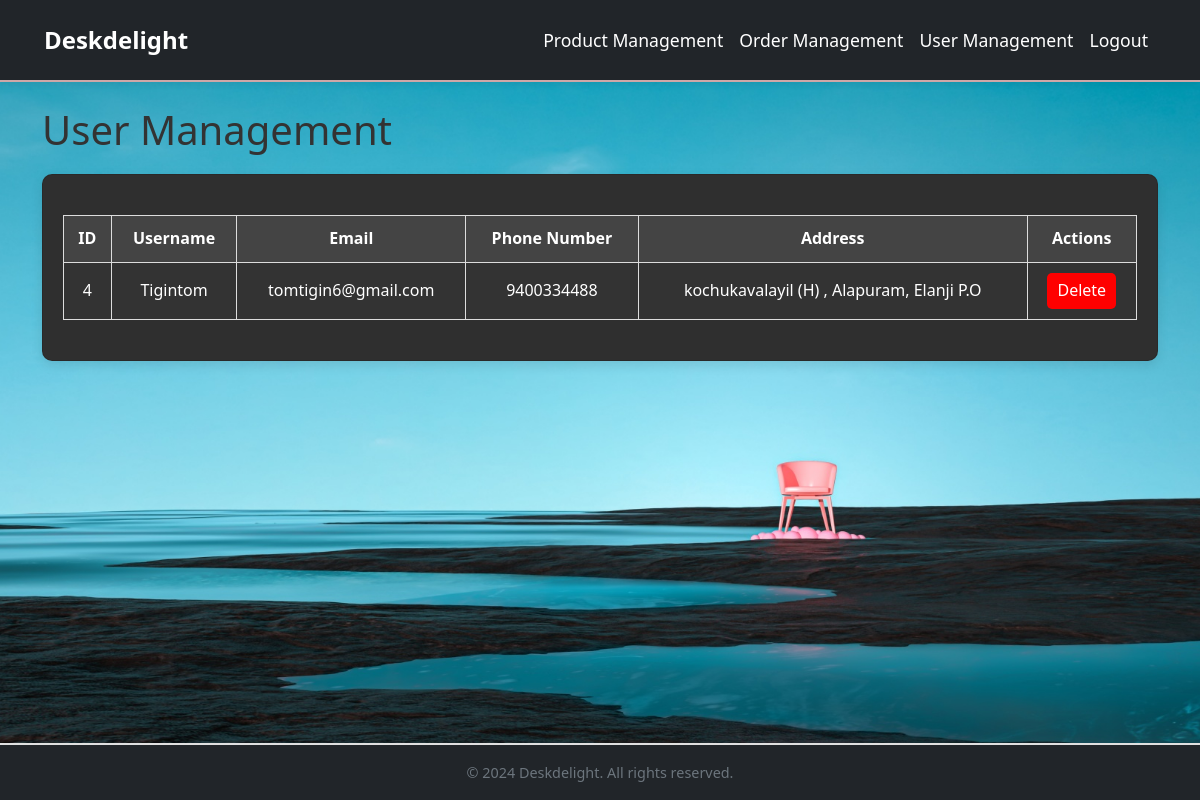
Before: /user_management/ (signed in) with the older database file.
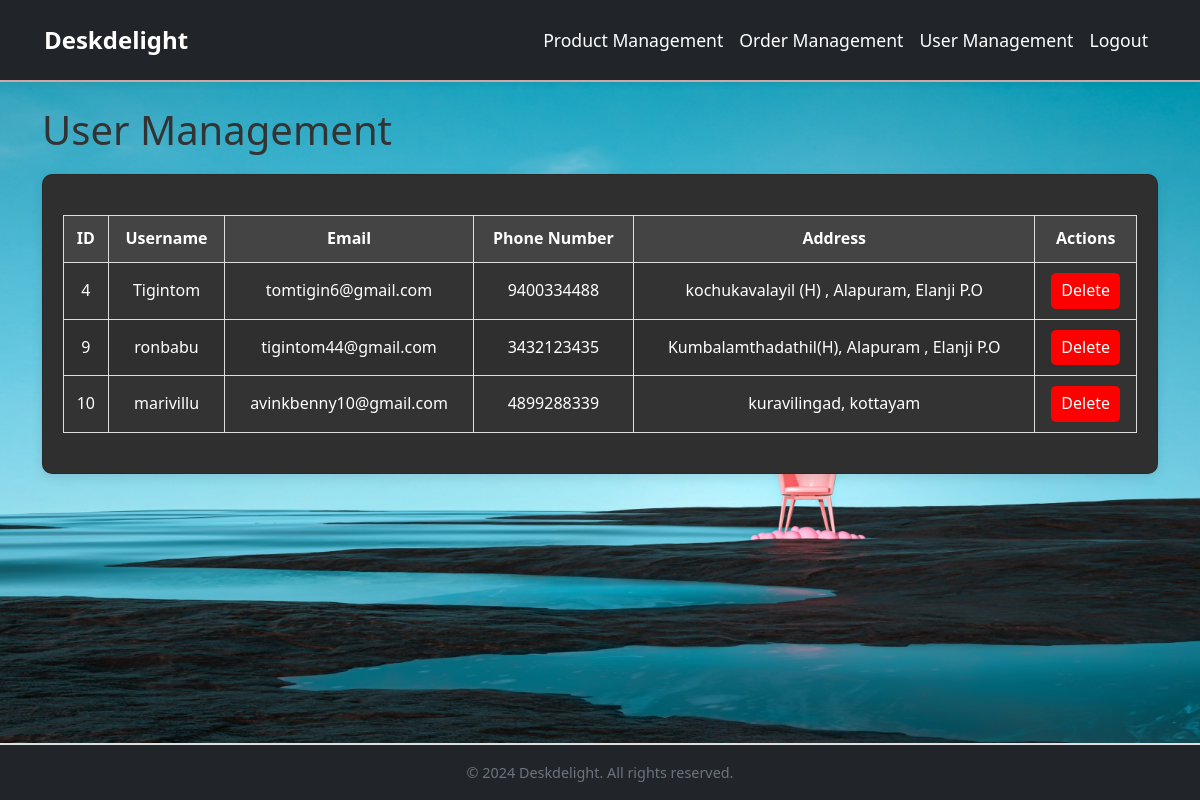
After: the same page with the newer database file.
### myapp/models.py (models this page shows)
class CustomUser(AbstractUser):
    phone_number = models.CharField(max_length=15, blank=True, null=True)
    address = models.TextField(blank=True, null=True)

### myapp/views.py (the view, shortened to what this page needs)
# urls.py: path('user_management/', views.user_management, name='user_management'),
@login_required
@user_passes_test(is_admin)
def user_management(request):
    users = CustomUser.objects.filter(is_staff=False)  # Exclude admins
    return render(request, 'admin_user_management.html', {'users': users})

### myapp/views.py (called while the page is built)
def is_admin(user):
    return user.is_staff

### templates/admin_user_management.html (shortened to what this page needs)
{% extends 'admin_base.html' %}
{% block content %}
{% load static %}
<!DOCTYPE html>
<html lang="en">
<head>
    <link rel="stylesheet" href="{% static 'admin_user_management.css' %}">
</head>
<body style="text-align: center; font-family: Arial, sans-serif;">
    <h1>User Management</h1>
    <div class="card">
        <table border="1">
            <thead>
                <tr>
                    <th>ID</th>
                    <th>Username</th>
                    <th>Email</th>
                    <th>Phone Number</th>
                    <th>Address</th>
                    <th>Actions</th>
                </tr>
            </thead>
            <tbody>
                {% for user in users %}
                <tr>
                    <td>{{ user.id }}</td>
                    <td>{{ user.username }}</td>
                    <td>{{ user.email }}</td>
                    <td>{{ user.phone_number }}</td>
                    <td>{{ user.address }}</td>
                    <td>
                        <form method="POST" action="{% url 'user_management' %}">
                            <button type="submit">Delete</button>
                        </form>
                    </td>
                </tr>
                {% empty %}
                <tr>
                    <td colspan="6">No users found.</td>
                </tr>
                {% endfor %}
            </tbody>
        </table>
    </div>
</body>
</html>
{% endblock %}

Changed rows visible on the page:
added CustomUser: id "9", username "ronbabu", email "tigintom44@gmail.com", phone_number "3432123435", address "Kumbalamthadathil(H), Alapuram , Elanji P.O"
added CustomUser: id "10", username "marivillu", email "avinkbenny10@gmail.com", phone_number "4899288339", address "kuravilingad, kottayam"
